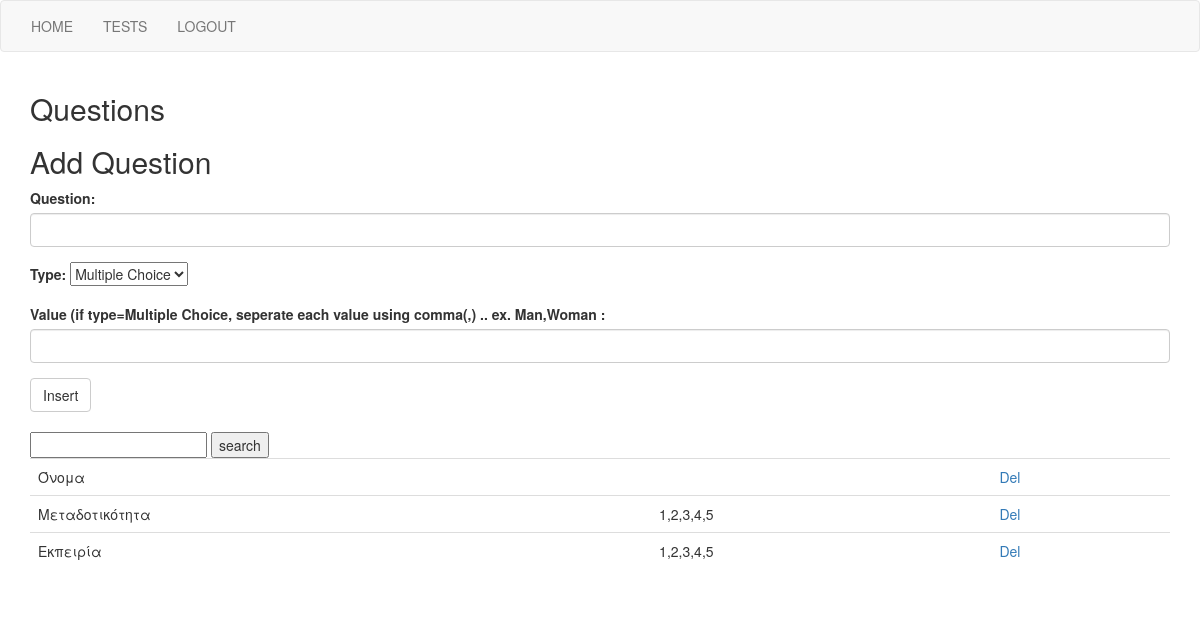
The app's page /details.php?id=6 (signed in) with its own data.
### tables this page shows
CREATE TABLE `erotiseis` (
  `id` int(11) NOT NULL,
  `id_test` int(11) NOT NULL,
  `ekfonisi` varchar(2000) NOT NULL,
  `typos` varchar(200) NOT NULL,
  `answers` text NOT NULL
);

### src/details.php (the view, shortened to what this page needs)
<?php
	if(@$_SESSION['id_user']!="")
	{
        include "connect.php";
?>
<!DOCTYPE html>
<html lang="en">
<head>
  <link rel="stylesheet" href="https://maxcdn.bootstrapcdn.com/bootstrap/3.4.1/css/bootstrap.min.css">
</head>
<body>
<?php
include ("menu.php");
?>
<div class=container>
<h2>Questions </h2>
<form action='details.php?id=<?php echo $_GET['id']; ?>' method=post>
       <h2>Add Question</h2>
    <div class="form-group">
      <label for="p">Question:</label>
      <input type="text" class="form-control" id="t" name=t>
    </div>
    <div class="form-group">
      <label for="tp">Type:</label>
      <select name=tp>
          <option>Multiple Choice</option>
      </select>
    </div>
    <div class="form-group">
      <label for="v">Value (if type=Multiple Choice, seperate each value using comma(,) .. ex. Man,Woman :</label>
      <input type="text" class="form-control" id="v" name=v>
    </div>
	<input type='submit' value='Insert' class='btn btn-default'>
  </form>
  <br>
  <form action='details.php?id=<?php echo $_GET['id']; ?>' method=post>
    <input type='text' name=srch> <input type=submit value=search>
  </form>
  <table class=table>
</div>
<?php
    $ss=@$_POST['srch'];
    $sql="select * from erotiseis where id_test='$_GET[id]' and (ekfonisi like '%$ss%' or answers like '%$ss%')";
    $q=mysqli_query($conn,$sql);
    while($r=mysqli_fetch_array($q))
    {
            echo "<tr><td>$r[ekfonisi]</td><td>$r[answers]</td><td><a href='details.php?id=$r[id_test]&idd=$r[id]'>Del</a></td></tr>";
    }
	}
	else{
		echo "<h2> Error Login </h2>
		<p> <a href=index.php>Try to login again or sign up</a></p>";
	}
?>
</body>
</html>

### records on screen
erotiseis: ekfonisi "Όνομα"
erotiseis: ekfonisi "Μεταδοτικότητα", answers "1,2,3,4,5"
erotiseis: ekfonisi "Εκπειρία", answers "1,2,3,4,5"
